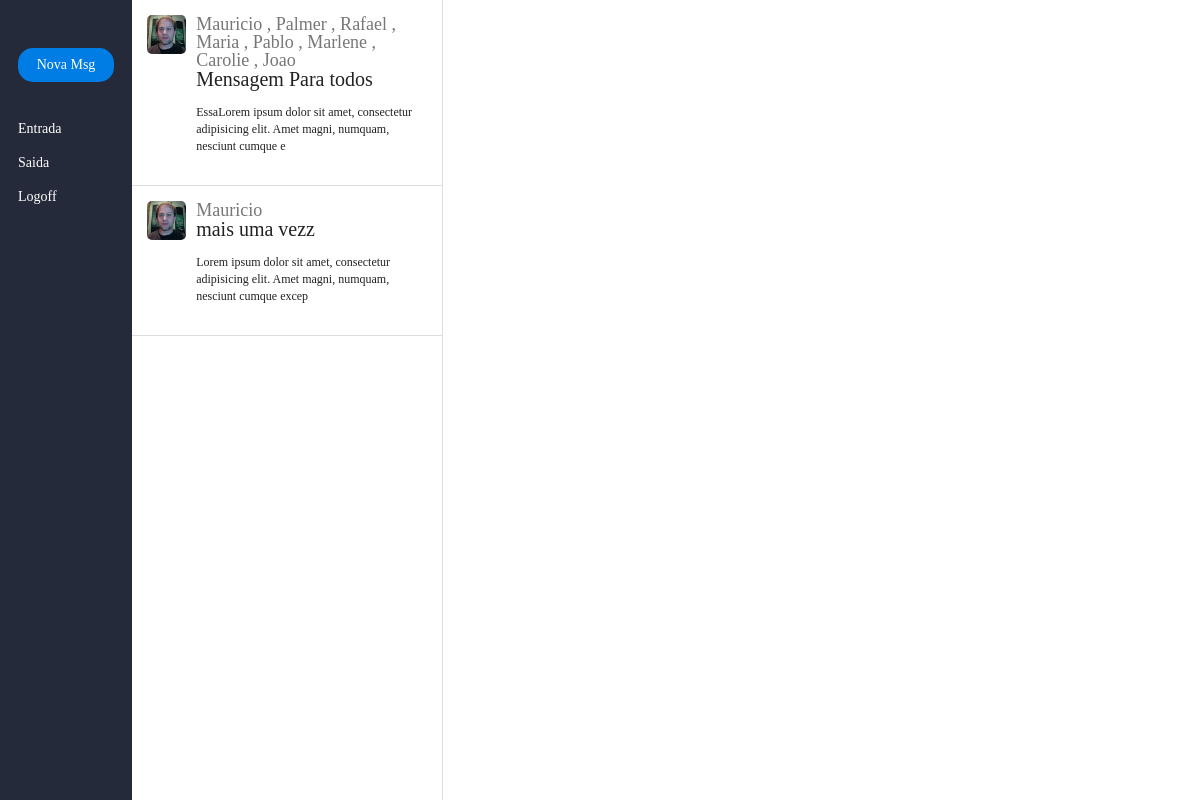
Screenshot of /index.php?p=saida (signed in) with the database file from the repository.
### tables this page shows
CREATE TABLE IF NOT EXISTS `message` (
  `id_message` int(11) NOT NULL AUTO_INCREMENT,
  `fk_user` int(111) NOT NULL,
  `su_message` text NOT NULL,
  `me_message` text NOT NULL,
  `dh_message` timestamp NOT NULL DEFAULT CURRENT_TIMESTAMP ON UPDATE CURRENT_TIMESTAMP,
  PRIMARY KEY (`id_message`)
);

### dba.class.php (called while the page is built, shortened)
<?php
 class Dba{
    function query($sql){
        $res = mysql_query($sql);
        return $res;
    }
    function row($res){
        $row = mysql_num_rows($res);
        return $row;
    }
    function result($res , $row , $col){
        $ret = mysql_result($res, $row , $col);
        return $ret;
    }
            function saida($id){
                $sql="
                SELECT
                     *
                FROM
                    message
                WHERE
                    fk_user = {$id}
                ";
                $res = $this->query($sql);
                $row = $this->row($res);
                $vet = array();
                if($row > 0){
                    for ($i=0; $i < $row ; $i++) {
                        $vet[$i]['subject'] = $this->result($res , $i , 'su_message');
                        $vet[$i]['date'] = $this->result($res , $i , 'dh_message');
                        $vet[$i]['id_msg'] = $this->result($res , $i , 'id_message');
                        $vet[$i]['msg'] = $this->result($res , $i , 'me_message');
                        $vet[$i]['name'] = $this->achanomes($this->result($res , $i , 'id_message'));
                    }
                }
                return $vet;
            }
            function achanomes($id){
                $sql="SELECT
                         user.*,
                        user_message.*
                        FROM
                            user_message
                        INNER JOIN
                            user
                        ON
                            user_message.fk_user = user.id_user
                        WHERE
                            user_message.fk_message = {$id}";
                $res = $this->query($sql);
                $row = $this->row($res);
                $vet = array();
                if($row > 0){
                    for ($i=0; $i < $row; $i++) {
                        $vet[] = $this->result($res , $i , 'nome');
                    }
                }
                return join(' , ' , $vet);
            }
 }

### saida.php (the view, shortened to what this page needs)
<?php
$res = $dba->saida($id_ses);
$html = "";
if (count($res) > 0) {
    foreach ($res as $key => $v) {
        $msg = substr($v['msg'], 0 , 100);
        $html .="
            <div class='lista-mensagem'>
                <div class='avatar'>
                    <img src='css/ericf-avatar.png' alt=''>
                </div>
                <div class='dados-msg'>
                    <a href='index.php?p=saida&m={$v['id_msg']}'>
                         <h2>{$v['name']}</h2>
                    <p>{$v['subject']}</p>
                    <span>{$msg}</span>
                    </a>
                </div>
             </div>";
    }
}
 ?>
 <div class="listagem">
        <?php echo $html; ?>
 </div>
 <div class="mostra-mensagem">
 </div>

### css/style.css (style rules this page uses)
html , body { height: 100%; font-family: verdana; }
.lista-mensagem { overflow: hidden; padding: 15px; border-bottom: solid #ddd 1px; }
.lista-mensagem a { font-size: 18px; color: #777; }
.lista-mensagem p { color: #222; font-size: 20px; }
.lista-mensagem span { line-height: 17px; display: block; padding: 15px 0; color: #222; font-size: 12px; }
.listagem { width: 29%; float: left; background: #fff; height: 100%; overflow: auto; }
.mostra-mensagem { height: 100%; width: 71%; float: left; background: #fff; border-left: solid #ddd 1px; font-size: 18px; line-height: 25px; }
.dados-msg { width: 86%; padding: 0 10px; float: left; }
.avatar { width: 14%; float: left; }
.avatar img { max-width: 100%; border-radius: 5px; }

### rows the page displays
message: name "Mauricio , Palmer , Rafael , Maria , Pablo , Marlene , Carolie , Joao", su_message "Mensagem Para todos", me_message "EssaLorem ipsum dolor sit amet, consectetur adipisicing elit. Amet magni, numquam, nesciunt cumque e"
message: name "Mauricio", su_message "mais uma vezz", me_message "Lorem ipsum dolor sit amet, consectetur adipisicing elit. Amet magni, numquam, nesciunt cumque excep"
